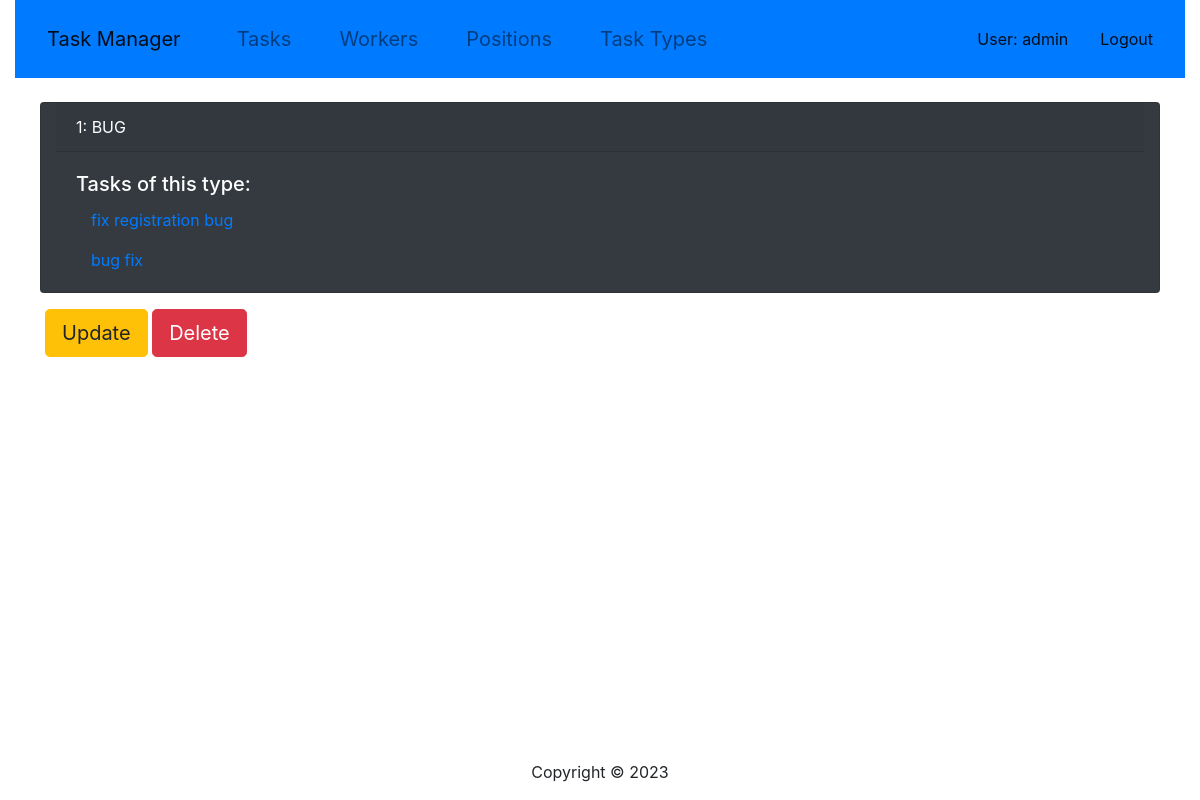
The app's page /task-types/1/ (signed in) with its own data.
### task_manager/models.py (models this page shows, shortened)
class Worker(AbstractUser):
    photo = models.ImageField(upload_to="images/%Y/%m/%d", blank=True, null=True)
    position = models.ForeignKey(
        Position, on_delete=models.CASCADE, blank=True, null=True
    )
    class Meta:
        ordering = ["position"]
    def get_absolute_url(self):
        return reverse("task-manager:worker-detail", kwargs={"pk": self.pk})

class TaskType(models.Model):
    name = models.CharField(max_length=63, unique=True)
    class Meta:
        ordering = ["name"]

class Task(models.Model):
    PRIORITIES = (
        ("High", "One week"),
        ("Medium", "One month"),
        ("Low", "Three month"),
        ("Absent", "Free time"),
    )
    STATUS = (
        ("not_done", "all tasks"),
        ("in_progress", "tasks that are being worked on"),
        ("approved", "completed tasks"),
    )
    name = models.CharField(max_length=63)
    description = models.TextField(blank=True, null=True)
    deadline = models.DateField()
    is_completed = models.BooleanField(default=False)
    priority = models.CharField(max_length=63, choices=PRIORITIES)
    task_type = models.ForeignKey(TaskType, on_delete=models.CASCADE)
    assignees = models.ManyToManyField(Worker)
    status = models.CharField(max_length=63, choices=STATUS, null=True, blank=True)
    class Meta:
        ordering = ["priority"]

### task_manager/views.py (the view)
class TaskTypeDetailView(LoginRequiredMixin, generic.DetailView):
    model = TaskType

### templates/task_manager/tasktype_detail.html
{% extends "base.html" %}
{% block content %}
  <br>
  <div class="card text-white bg-dark mb-3 container" style="max-width: 70rem;">
    <div class="card-header text-uppercase">{{ tasktype.id }}: {{ tasktype.name }}</div>
    <div class="card-body">
      <h5 class="card-title">Tasks of this type:</h5>
      {% if tasktype.task_set.all %}
      {% for task in tasktype.task_set.all %}
        <p class="card-text container"> <a href="{% url "task-manager:task-detail" pk=task.pk %}"> {{ task.name }} </a></p>
      {% endfor %}
      {% else %}
        <p class="card-text container"> There are no tasks of the type.</p>
      {% endif %}
    </div>
  </div>
  <div class="container">
    <a class="btn btn-warning btn-lg" href="{% url "task_manager:task-types-update" pk=tasktype.pk %}">Update</a>
    <a class="btn btn-danger btn-lg" href="{% url "task_manager:task-types-delete" pk=tasktype.pk %}">Delete</a>
  </div>
{% endblock %}

### templates/includes/sidebar.html (shortened to what this page needs)
<nav class="navbar navbar-expand-lg navbar-light bg-primary active">
  <a class="navbar-brand btn-lg" href="{% url "task-manager:index" %}">Task Manager</a>
  <div class="collapse navbar-collapse" id="navbarText">
    <ul class="navbar-nav mr-auto">
      <li class="nav-item btn-lg ">
        <a class="nav-link" href="{% url "task-manager:task-list" %}">Tasks</a>
      </li>
      <li class="nav-item btn-lg ">
        <a class="nav-link" href="{% url "task-manager:worker-list" %}">Workers</a>
      </li>
      <li class="nav-item btn-lg ">
        <a class="nav-link" href="{% url "task-manager:position-list" %}">Positions</a>
      </li>
      <li class="nav-item btn-lg ">
        <a class="nav-link" href="{% url "task-manager:task-type-list" %}">Task Types</a>
      </li>
    </ul>
    {% if user.is_authenticated %}
      <span class="navbar-text">
        <a class="nav-link" href="{{ user.get_absolute_url }}">User: {{ user.get_username }}</a>
      </span>
      <span class="navbar-text">
        <a class="nav-link" href="{% url 'logout'%}?next={{request.path}}">Logout</a>
      </span>
      {% endif %}
  </div>
</nav>

### static/css/styles.css (style rules this page uses)
* { box-sizing: border-box; }
body { margin: 0; display: flex; align-items: center; justify-content: center; height: max-content; }
a { text-decoration: none; }

### records on screen
Worker: get_username "admin"
TaskType: id "1", name "BUG"
Task: name "fix registration bug"
Task: name "bug fix"
